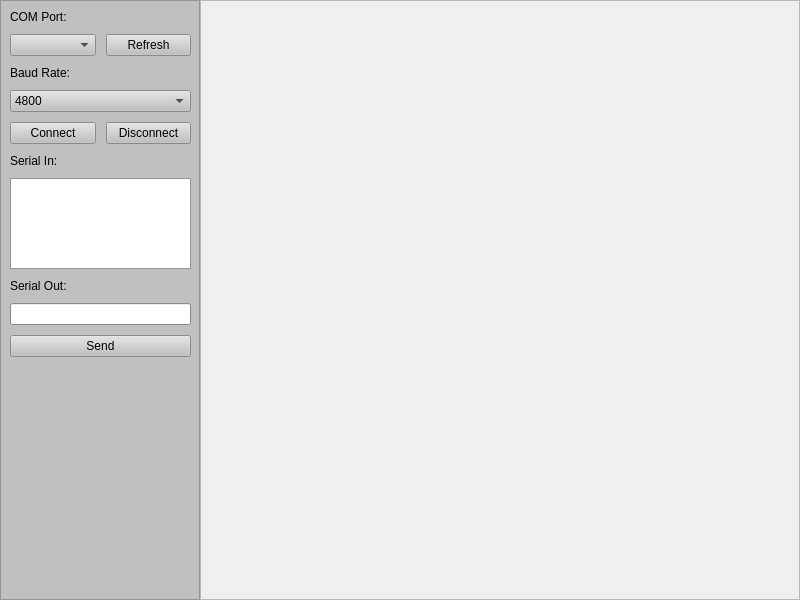
<?xml version="1.0" encoding="UTF-8"?>
<ui version="4.0">
 <class>MainWindow</class>
 <widget class="QMainWindow" name="MainWindow">
  <property name="geometry">
   <rect>
    <x>0</x>
    <y>0</y>
    <width>800</width>
    <height>600</height>
   </rect>
  </property>
  <property name="windowTitle">
   <string>GCS Quadcopter</string>
  </property>
  <widget class="QWidget" name="centralwidget">
   <widget class="QFrame" name="frame">
    <property name="geometry">
     <rect>
      <x>0</x>
      <y>0</y>
      <width>200</width>
      <height>600</height>
     </rect>
    </property>
    <property name="palette">
     <palette>
      <active>
       <colorrole role="WindowText">
        <brush brushstyle="SolidPattern">
         <color alpha="255">
          <red>0</red>
          <green>0</green>
          <blue>0</blue>
         </color>
        </brush>
       </colorrole>
       <colorrole role="Button">
        <brush brushstyle="SolidPattern">
         <color alpha="255">
          <red>192</red>
          <green>192</green>
          <blue>192</blue>
         </color>
        </brush>
       </colorrole>
       <colorrole role="Light">
        <brush brushstyle="SolidPattern">
         <color alpha="255">
          <red>255</red>
          <green>255</green>
          <blue>255</blue>
         </color>
        </brush>
       </colorrole>
       <colorrole role="Midlight">
        <brush brushstyle="SolidPattern">
         <color alpha="255">
          <red>223</red>
          <green>223</green>
          <blue>223</blue>
         </color>
        </brush>
       </colorrole>
       <colorrole role="Dark">
        <brush brushstyle="SolidPattern">
         <color alpha="255">
          <red>96</red>
          <green>96</green>
          <blue>96</blue>
         </color>
        </brush>
       </colorrole>
       <colorrole role="Mid">
        <brush brushstyle="SolidPattern">
         <color alpha="255">
          <red>128</red>
          <green>128</green>
          <blue>128</blue>
         </color>
        </brush>
       </colorrole>
       <colorrole role="Text">
        <brush brushstyle="SolidPattern">
         <color alpha="255">
          <red>0</red>
          <green>0</green>
          <blue>0</blue>
         </color>
        </brush>
       </colorrole>
       <colorrole role="BrightText">
        <brush brushstyle="SolidPattern">
         <color alpha="255">
          <red>255</red>
          <green>255</green>
          <blue>255</blue>
         </color>
        </brush>
       </colorrole>
       <colorrole role="ButtonText">
        <brush brushstyle="SolidPattern">
         <color alpha="255">
          <red>0</red>
          <green>0</green>
          <blue>0</blue>
         </color>
        </brush>
       </colorrole>
       <colorrole role="Base">
        <brush brushstyle="SolidPattern">
         <color alpha="255">
          <red>255</red>
          <green>255</green>
          <blue>255</blue>
         </color>
        </brush>
       </colorrole>
       <colorrole role="Window">
        <brush brushstyle="SolidPattern">
         <color alpha="255">
          <red>192</red>
          <green>192</green>
          <blue>192</blue>
         </color>
        </brush>
       </colorrole>
       <colorrole role="Shadow">
        <brush brushstyle="SolidPattern">
         <color alpha="255">
          <red>0</red>
          <green>0</green>
          <blue>0</blue>
         </color>
        </brush>
       </colorrole>
       <colorrole role="AlternateBase">
        <brush brushstyle="SolidPattern">
         <color alpha="255">
          <red>223</red>
          <green>223</green>
          <blue>223</blue>
         </color>
        </brush>
       </colorrole>
       <colorrole role="ToolTipBase">
        <brush brushstyle="SolidPattern">
         <color alpha="255">
          <red>255</red>
          <green>255</green>
          <blue>220</blue>
         </color>
        </brush>
       </colorrole>
       <colorrole role="ToolTipText">
        <brush brushstyle="SolidPattern">
         <color alpha="255">
          <red>0</red>
          <green>0</green>
          <blue>0</blue>
         </color>
        </brush>
       </colorrole>
       <colorrole role="PlaceholderText">
        <brush brushstyle="SolidPattern">
         <color alpha="127">
          <red>0</red>
          <green>0</green>
          <blue>0</blue>
         </color>
        </brush>
       </colorrole>
      </active>
      <inactive>
       <colorrole role="WindowText">
        <brush brushstyle="SolidPattern">
         <color alpha="255">
          <red>0</red>
          <green>0</green>
          <blue>0</blue>
         </color>
        </brush>
       </colorrole>
       <colorrole role="Button">
        <brush brushstyle="SolidPattern">
         <color alpha="255">
          <red>192</red>
          <green>192</green>
          <blue>192</blue>
         </color>
        </brush>
       </colorrole>
       <colorrole role="Light">
        <brush brushstyle="SolidPattern">
         <color alpha="255">
          <red>255</red>
          <green>255</green>
          <blue>255</blue>
         </color>
        </brush>
       </colorrole>
       <colorrole role="Midlight">
        <brush brushstyle="SolidPattern">
         <color alpha="255">
          <red>223</red>
          <green>223</green>
          <blue>223</blue>
         </color>
        </brush>
       </colorrole>
       <colorrole role="Dark">
        <brush brushstyle="SolidPattern">
         <color alpha="255">
          <red>96</red>
          <green>96</green>
          <blue>96</blue>
         </color>
        </brush>
       </colorrole>
       <colorrole role="Mid">
        <brush brushstyle="SolidPattern">
         <color alpha="255">
          <red>128</red>
          <green>128</green>
          <blue>128</blue>
         </color>
        </brush>
       </colorrole>
       <colorrole role="Text">
        <brush brushstyle="SolidPattern">
         <color alpha="255">
          <red>0</red>
          <green>0</green>
          <blue>0</blue>
         </color>
        </brush>
       </colorrole>
       <colorrole role="BrightText">
        <brush brushstyle="SolidPattern">
         <color alpha="255">
          <red>255</red>
          <green>255</green>
          <blue>255</blue>
         </color>
        </brush>
       </colorrole>
       <colorrole role="ButtonText">
        <brush brushstyle="SolidPattern">
         <color alpha="255">
          <red>0</red>
          <green>0</green>
          <blue>0</blue>
         </color>
        </brush>
       </colorrole>
       <colorrole role="Base">
        <brush brushstyle="SolidPattern">
         <color alpha="255">
          <red>255</red>
          <green>255</green>
          <blue>255</blue>
         </color>
        </brush>
       </colorrole>
       <colorrole role="Window">
        <brush brushstyle="SolidPattern">
         <color alpha="255">
          <red>192</red>
          <green>192</green>
          <blue>192</blue>
         </color>
        </brush>
       </colorrole>
       <colorrole role="Shadow">
        <brush brushstyle="SolidPattern">
         <color alpha="255">
          <red>0</red>
          <green>0</green>
          <blue>0</blue>
         </color>
        </brush>
       </colorrole>
       <colorrole role="AlternateBase">
        <brush brushstyle="SolidPattern">
         <color alpha="255">
          <red>223</red>
          <green>223</green>
          <blue>223</blue>
         </color>
        </brush>
       </colorrole>
       <colorrole role="ToolTipBase">
        <brush brushstyle="SolidPattern">
         <color alpha="255">
          <red>255</red>
          <green>255</green>
          <blue>220</blue>
         </color>
        </brush>
       </colorrole>
       <colorrole role="ToolTipText">
        <brush brushstyle="SolidPattern">
         <color alpha="255">
          <red>0</red>
          <green>0</green>
          <blue>0</blue>
         </color>
        </brush>
       </colorrole>
       <colorrole role="PlaceholderText">
        <brush brushstyle="SolidPattern">
         <color alpha="127">
          <red>0</red>
          <green>0</green>
          <blue>0</blue>
         </color>
        </brush>
       </colorrole>
      </inactive>
      <disabled>
       <colorrole role="WindowText">
        <brush brushstyle="SolidPattern">
         <color alpha="255">
          <red>96</red>
          <green>96</green>
          <blue>96</blue>
         </color>
        </brush>
       </colorrole>
       <colorrole role="Button">
        <brush brushstyle="SolidPattern">
         <color alpha="255">
          <red>192</red>
          <green>192</green>
          <blue>192</blue>
         </color>
        </brush>
       </colorrole>
       <colorrole role="Light">
        <brush brushstyle="SolidPattern">
         <color alpha="255">
          <red>255</red>
          <green>255</green>
          <blue>255</blue>
         </color>
        </brush>
       </colorrole>
       <colorrole role="Midlight">
        <brush brushstyle="SolidPattern">
         <color alpha="255">
          <red>223</red>
          <green>223</green>
          <blue>223</blue>
         </color>
        </brush>
       </colorrole>
       <colorrole role="Dark">
        <brush brushstyle="SolidPattern">
         <color alpha="255">
          <red>96</red>
          <green>96</green>
          <blue>96</blue>
         </color>
        </brush>
       </colorrole>
       <colorrole role="Mid">
        <brush brushstyle="SolidPattern">
         <color alpha="255">
          <red>128</red>
          <green>128</green>
          <blue>128</blue>
         </color>
        </brush>
       </colorrole>
       <colorrole role="Text">
        <brush brushstyle="SolidPattern">
         <color alpha="255">
          <red>96</red>
          <green>96</green>
          <blue>96</blue>
         </color>
        </brush>
       </colorrole>
       <colorrole role="BrightText">
        <brush brushstyle="SolidPattern">
         <color alpha="255">
          <red>255</red>
          <green>255</green>
          <blue>255</blue>
         </color>
        </brush>
       </colorrole>
       <colorrole role="ButtonText">
        <brush brushstyle="SolidPattern">
         <color alpha="255">
          <red>96</red>
          <green>96</green>
          <blue>96</blue>
         </color>
        </brush>
       </colorrole>
       <colorrole role="Base">
        <brush brushstyle="SolidPattern">
         <color alpha="255">
          <red>192</red>
          <green>192</green>
          <blue>192</blue>
         </color>
        </brush>
       </colorrole>
       <colorrole role="Window">
        <brush brushstyle="SolidPattern">
         <color alpha="255">
          <red>192</red>
          <green>192</green>
          <blue>192</blue>
         </color>
        </brush>
       </colorrole>
       <colorrole role="Shadow">
        <brush brushstyle="SolidPattern">
         <color alpha="255">
          <red>0</red>
          <green>0</green>
          <blue>0</blue>
         </color>
        </brush>
       </colorrole>
       <colorrole role="AlternateBase">
        <brush brushstyle="SolidPattern">
         <color alpha="255">
          <red>192</red>
          <green>192</green>
          <blue>192</blue>
         </color>
        </brush>
       </colorrole>
       <colorrole role="ToolTipBase">
        <brush brushstyle="SolidPattern">
         <color alpha="255">
          <red>255</red>
          <green>255</green>
          <blue>220</blue>
         </color>
        </brush>
       </colorrole>
       <colorrole role="ToolTipText">
        <brush brushstyle="SolidPattern">
         <color alpha="255">
          <red>0</red>
          <green>0</green>
          <blue>0</blue>
         </color>
        </brush>
       </colorrole>
       <colorrole role="PlaceholderText">
        <brush brushstyle="SolidPattern">
         <color alpha="127">
          <red>96</red>
          <green>96</green>
          <blue>96</blue>
         </color>
        </brush>
       </colorrole>
      </disabled>
     </palette>
    </property>
    <property name="autoFillBackground">
     <bool>true</bool>
    </property>
    <property name="frameShape">
     <enum>QFrame::StyledPanel</enum>
    </property>
    <property name="frameShadow">
     <enum>QFrame::Raised</enum>
    </property>
    <widget class="QWidget" name="verticalLayoutWidget">
     <property name="geometry">
      <rect>
       <x>0</x>
       <y>0</y>
       <width>201</width>
       <height>391</height>
      </rect>
     </property>
     <layout class="QVBoxLayout" name="verticalLayout_3">
      <property name="spacing">
       <number>10</number>
      </property>
      <property name="leftMargin">
       <number>10</number>
      </property>
      <property name="topMargin">
       <number>10</number>
      </property>
      <property name="rightMargin">
       <number>10</number>
      </property>
      <property name="bottomMargin">
       <number>10</number>
      </property>
      <item>
       <widget class="QLabel" name="COMLabel">
        <property name="sizePolicy">
         <sizepolicy hsizetype="Preferred" vsizetype="Fixed">
          <horstretch>0</horstretch>
          <verstretch>0</verstretch>
         </sizepolicy>
        </property>
        <property name="text">
         <string>COM Port:</string>
        </property>
       </widget>
      </item>
      <item>
       <layout class="QHBoxLayout" name="horizontalLayout_3">
        <property name="spacing">
         <number>10</number>
        </property>
        <item>
         <widget class="QComboBox" name="COMCombo"/>
        </item>
        <item>
         <widget class="QPushButton" name="RefreshButton">
          <property name="sizePolicy">
           <sizepolicy hsizetype="Minimum" vsizetype="Fixed">
            <horstretch>0</horstretch>
            <verstretch>0</verstretch>
           </sizepolicy>
          </property>
          <property name="text">
           <string>Refresh</string>
          </property>
         </widget>
        </item>
       </layout>
      </item>
      <item>
       <widget class="QLabel" name="BaudLabel">
        <property name="sizePolicy">
         <sizepolicy hsizetype="Preferred" vsizetype="Fixed">
          <horstretch>0</horstretch>
          <verstretch>0</verstretch>
         </sizepolicy>
        </property>
        <property name="text">
         <string>Baud Rate:</string>
        </property>
       </widget>
      </item>
      <item>
       <widget class="QComboBox" name="BaudCombo">
        <item>
         <property name="text">
          <string>4800</string>
         </property>
        </item>
        <item>
         <property name="text">
          <string>9600</string>
         </property>
        </item>
        <item>
         <property name="text">
          <string>19200</string>
         </property>
        </item>
        <item>
         <property name="text">
          <string>38400</string>
         </property>
        </item>
        <item>
         <property name="text">
          <string>57600</string>
         </property>
        </item>
        <item>
         <property name="text">
          <string>115200</string>
         </property>
        </item>
        <item>
         <property name="text">
          <string>256000</string>
         </property>
        </item>
        <item>
         <property name="text">
          <string>921600</string>
         </property>
        </item>
       </widget>
      </item>
      <item>
       <layout class="QHBoxLayout" name="horizontalLayout_2">
        <property name="spacing">
         <number>10</number>
        </property>
        <item>
         <widget class="QPushButton" name="ConnectButton">
          <property name="text">
           <string>Connect</string>
          </property>
         </widget>
        </item>
        <item>
         <widget class="QPushButton" name="DisconnectButton">
          <property name="enabled">
           <bool>true</bool>
          </property>
          <property name="text">
           <string>Disconnect</string>
          </property>
         </widget>
        </item>
       </layout>
      </item>
      <item>
       <widget class="QLabel" name="SerialInLabel">
        <property name="text">
         <string>Serial In:</string>
        </property>
       </widget>
      </item>
      <item>
       <widget class="QTextBrowser" name="SerialInTB"/>
      </item>
      <item>
       <widget class="QLabel" name="SerialOutLabel">
        <property name="text">
         <string>Serial Out:</string>
        </property>
       </widget>
      </item>
      <item>
       <widget class="QLineEdit" name="SerialOutTB"/>
      </item>
      <item>
       <widget class="QPushButton" name="SendButton">
        <property name="text">
         <string>Send</string>
        </property>
       </widget>
      </item>
      <item>
       <widget class="QLabel" name="COMStatus">
        <property name="text">
         <string/>
        </property>
       </widget>
      </item>
     </layout>
    </widget>
   </widget>
   <widget class="QFrame" name="frame_3">
    <property name="geometry">
     <rect>
      <x>200</x>
      <y>0</y>
      <width>600</width>
      <height>600</height>
     </rect>
    </property>
    <property name="autoFillBackground">
     <bool>true</bool>
    </property>
    <property name="frameShape">
     <enum>QFrame::StyledPanel</enum>
    </property>
    <property name="frameShadow">
     <enum>QFrame::Raised</enum>
    </property>
   </widget>
  </widget>
 </widget>
 <resources/>
 <connections/>
</ui>
